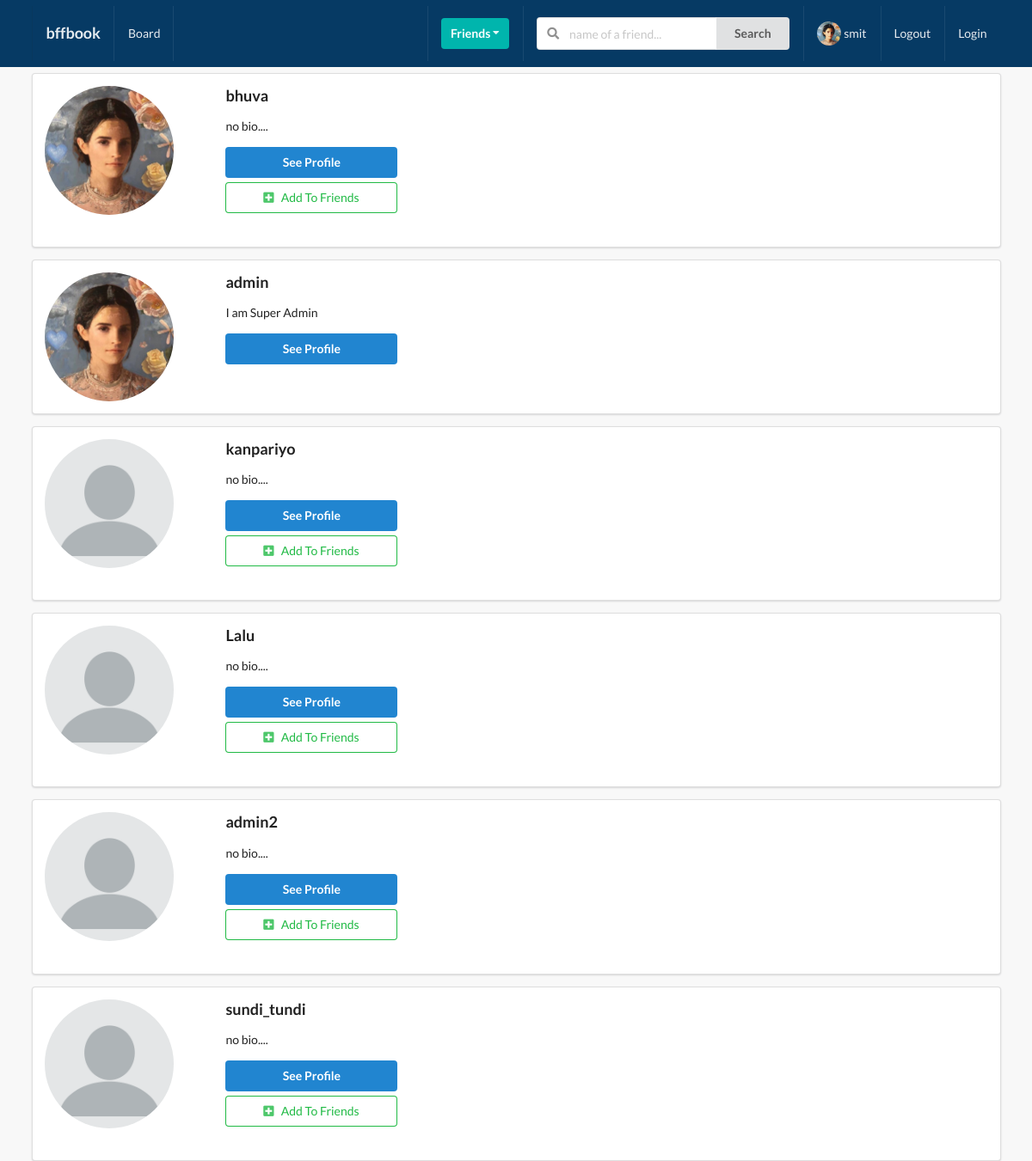
The app's page /profiles/ (signed in) with its own data.
### user_profile/models.py (models this page shows, shortened)
class Profile(models.Model):
    first_name = models.CharField(max_length=200, blank=True)
    last_name = models.CharField(max_length=200, blank=True)
    user = models.OneToOneField(User, on_delete=models.CASCADE)
    bio = models.TextField(default="no bio....", max_length=300)
    email = models.EmailField(max_length=200, blank=True)
    country = models.CharField(max_length=200, blank=True)
    avatar = models.ImageField(default="avatar.png", upload_to='avatars/')
    friends = models.ManyToManyField(User, blank=True, related_name='friends')
    slug = models.SlugField(unique=True, blank=True)
    updated = models.DateTimeField(auto_now=True)
    created = models.DateTimeField(auto_now_add=True)
    objects = ProfileManager()
    def get_absolute_url(self):
        return reverse("user_profile:profile-detail-view", kwargs={"slug": self.slug})
    __intial_first_name = None
    __intial_last_name = None
    def __init__(self, *args, **kwargs):
        super().__init__(*args, **kwargs)
        self.__intial_first_name = self.first_name
        self.__intial_last_name = self.last_name

### user_profile/views.py (the view)
# urls.py: path('', views.ProfileListView.as_view(), name='profile-view'),
class ProfileListView(LoginRequiredMixin,ListView):
    model = Profile
    template_name = 'user_profile/profile_list.html'
    context_object_name = 'qs'
    def get_queryset(self):
        qs = Profile.objects.get_all_profiles(self.request.user)
        return qs
    def get_context_data(self, **kwargs):
        context = super().get_context_data(**kwargs)
        user = User.objects.get(username__iexact=self.request.user)
        profile = Profile.objects.get(user=user)
        rel_rec = Relationship.objects.filter(sender=profile)
        rel_sen = Relationship.objects.filter(receiver=profile)
        rel_receiver = []
        rel_sender = []
        for item  in rel_rec:
            rel_receiver.append(item.receiver.user)
        for item in rel_sen:
            rel_sender.append(item.sender.user)
        context['rel_receiver']= rel_receiver
        context['rel_sender']= rel_sender
        context['is_empty'] = False
        if len(self.get_queryset()) == 0:
            context['is_empty'] = True
        return context

### user_profile/context_processors.py (called while the page is built)
def profile_pic(request):
   if request.user.is_authenticated:
       profile_obj = Profile.objects.get(user=request.user)
       pic = profile_obj.avatar
       return {'picture':pic}
   return {}

def invitation_received_no(request):
   if request.user.is_authenticated:
      profile_obj = Profile.objects.get(user=request.user)
      qs_count = Relationship.objects.ivitation_received(profile_obj).count()
      return {'invites_num':qs_count}
   return {}

### user_profile/models.py (called while the page is built)
    def get_all_profiles(self, me):
        profiles = Profile.objects.all().exclude(user=me)
        return profiles

    def ivitation_received(self, receiver):
        qs = Relationship.objects.filter(receiver=receiver, status = 'send')
        return qs

### user_profile/templates/user_profile/profile_list.html (shortened to what this page needs)
{% extends "base.html" %}
{% block content %}
  {% for item in qs %}
     <div class="ui segment">
        <div class="ui grid">
            <div class="row">
                <div class="three wide column">
                    <img src="{{item.avatar.url}}" alt="" class="ui small circular image pic">
                </div>
                <div class="five wide column">
                    <h3>{{item.user}}</h3>
                    <p>{{item.bio}}</p>
                    <a href= '{{item.get_absolute_url}}'><button class="ui primary button mb-5 w-big ">See Profile</button></a>
                    {% if item.user not in rel_receiver and item.user not in rel_sender %}
                        <form action="{% url 'user_profile:send-invite' %}" method="post">
                            <button type="submit" class="ui green basic button mb-5 w-big"><i class="plus square icon"></i>Add To Friends</button>
                        </form>
                    {% endif %}
                    <br>
                </div>
            </div>
        </div>
     </div>
    {% endfor %}
{% endblock content %}

### templates/main/navbar.html (shortened to what this page needs)
{% url 'home-view' as path_to_home   %}
{% url 'post:main-post-view' as path_to_post %}
{% url 'user_profile:my-profile-view' as path_to_myprofile %}
<div class="ui inverted menu nav mb-7">
    <div class="ui container">
      <a href="{{path_to_home}}" class="{% if request.path == path_to_home %} active {% endif %} item">
          <h3>bffbook</h3>
      </a>
      <a href="{{path_to_post}}" class="{% if request.path == path_to_post %} active {% endif %} item">
          Board
      </a>
      <div class="right menu">
          <div class="item">
              <div class="ui floating dropdown icon button teal"> Friends
                  <i class="dropdown icon"></i>
               </div>
          </div>
               <div class="item">
                <form action="" method="GET">
                  <div class="ui action left icon input">
                  <input class="prompt" type="text" name='q' placeholder="name of a friend...">
                  <button type='submit' class="ui button">Search</button>
                  </div>
              </form>
              </div>
              <a href="{{path_to_myprofile}}" class="{% if request.path == path_to_myprofile %} active {% endif %} item">
                  <img src="{{picture.url}}" alt="" class="ui avatar image">
                   {{ request.user }}
              </a>
              <a href="{% url 'account_logout' %}" class="ui item">
                  Logout
              </a>
          <a href="{% url 'account_login' %}" class="ui item">
                  Login
              </a>
      </div>
    </div>
  </div>

### static/style.css (style rules this page uses)
body { background: #f8f8f8 !important; }
.nav { border-radius: 0px !important; padding: 0.5rem 0 0.5rem 0 !important; background-color: rgb(6, 58, 100) !important; }
.mb-7 { margin-bottom: 7px !important; }
.mb-5 { margin-bottom: 5px !important; }
.w-big { width:200px !important; }

### records on screen
Profile: avatar (picture), user "bhuva", bio "no bio...."
Profile: avatar (picture), user "admin", bio "I am Super Admin"
Profile: avatar (placeholder picture), user "kanpariyo", bio "no bio...."
Profile: avatar (placeholder picture), user "Lalu", bio "no bio...."
Profile: avatar (placeholder picture), user "admin2", bio "no bio...."
Profile: avatar (placeholder picture), user "sundi_tundi", bio "no bio...."

### other values on screen
{{ request.user }} "smit"
